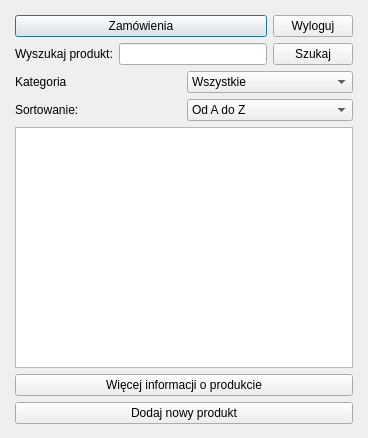
<?xml version="1.0" encoding="UTF-8"?>
<ui version="4.0">
 <class>Sklep_pracownik</class>
 <widget class="QDialog" name="Sklep_pracownik">
  <property name="geometry">
   <rect>
    <x>0</x>
    <y>0</y>
    <width>368</width>
    <height>438</height>
   </rect>
  </property>
  <property name="minimumSize">
   <size>
    <width>368</width>
    <height>438</height>
   </size>
  </property>
  <property name="maximumSize">
   <size>
    <width>368</width>
    <height>438</height>
   </size>
  </property>
  <property name="windowTitle">
   <string>Dialog</string>
  </property>
  <widget class="QWidget" name="">
   <property name="geometry">
    <rect>
     <x>15</x>
     <y>15</y>
     <width>338</width>
     <height>409</height>
    </rect>
   </property>
   <layout class="QVBoxLayout" name="verticalLayout_2">
    <item>
     <layout class="QVBoxLayout" name="verticalLayout">
      <item>
       <layout class="QHBoxLayout" name="horizontalLayout_4">
        <item>
         <widget class="QPushButton" name="zamowienia">
          <property name="text">
           <string>Zamówienia</string>
          </property>
         </widget>
        </item>
        <item>
         <widget class="QPushButton" name="wyloguj">
          <property name="sizePolicy">
           <sizepolicy hsizetype="Maximum" vsizetype="Fixed">
            <horstretch>0</horstretch>
            <verstretch>0</verstretch>
           </sizepolicy>
          </property>
          <property name="text">
           <string>Wyloguj</string>
          </property>
         </widget>
        </item>
       </layout>
      </item>
      <item>
       <layout class="QHBoxLayout" name="horizontalLayout">
        <item>
         <widget class="QLabel" name="label">
          <property name="text">
           <string>Wyszukaj produkt:</string>
          </property>
         </widget>
        </item>
        <item>
         <widget class="QLineEdit" name="lineEdit"/>
        </item>
        <item>
         <widget class="QPushButton" name="szukaj">
          <property name="text">
           <string>Szukaj</string>
          </property>
         </widget>
        </item>
       </layout>
      </item>
      <item>
       <layout class="QHBoxLayout" name="horizontalLayout_2">
        <item>
         <widget class="QLabel" name="label_2">
          <property name="text">
           <string>Kategoria</string>
          </property>
         </widget>
        </item>
        <item>
         <widget class="QComboBox" name="comboBox">
          <item>
           <property name="text">
            <string>Wszystkie</string>
           </property>
          </item>
          <item>
           <property name="text">
            <string>Dęte</string>
           </property>
          </item>
          <item>
           <property name="text">
            <string>Klawiszowe</string>
           </property>
          </item>
          <item>
           <property name="text">
            <string>Perkusyjne</string>
           </property>
          </item>
          <item>
           <property name="text">
            <string>Smyczkowe</string>
           </property>
          </item>
         </widget>
        </item>
       </layout>
      </item>
      <item>
       <layout class="QHBoxLayout" name="horizontalLayout_3">
        <item>
         <widget class="QLabel" name="label_3">
          <property name="text">
           <string>Sortowanie:</string>
          </property>
         </widget>
        </item>
        <item>
         <widget class="QComboBox" name="comboBox_2">
          <item>
           <property name="text">
            <string>Od A do Z</string>
           </property>
          </item>
          <item>
           <property name="text">
            <string>Od Z do A</string>
           </property>
          </item>
         </widget>
        </item>
       </layout>
      </item>
      <item>
       <widget class="QListWidget" name="listWidget"/>
      </item>
      <item>
       <widget class="QPushButton" name="produkt_info">
        <property name="text">
         <string>Więcej informacji o produkcie</string>
        </property>
       </widget>
      </item>
     </layout>
    </item>
    <item>
     <layout class="QHBoxLayout" name="horizontalLayout_5"/>
    </item>
    <item>
     <widget class="QPushButton" name="dodaj">
      <property name="text">
       <string>Dodaj nowy produkt</string>
      </property>
     </widget>
    </item>
   </layout>
  </widget>
  <zorder>layoutWidget</zorder>
  <zorder>dodaj</zorder>
  <zorder>usun</zorder>
  <zorder>edytuj</zorder>
  <zorder>usun</zorder>
  <zorder>dodaj</zorder>
  <zorder>usun</zorder>
 </widget>
 <resources/>
 <connections/>
</ui>
